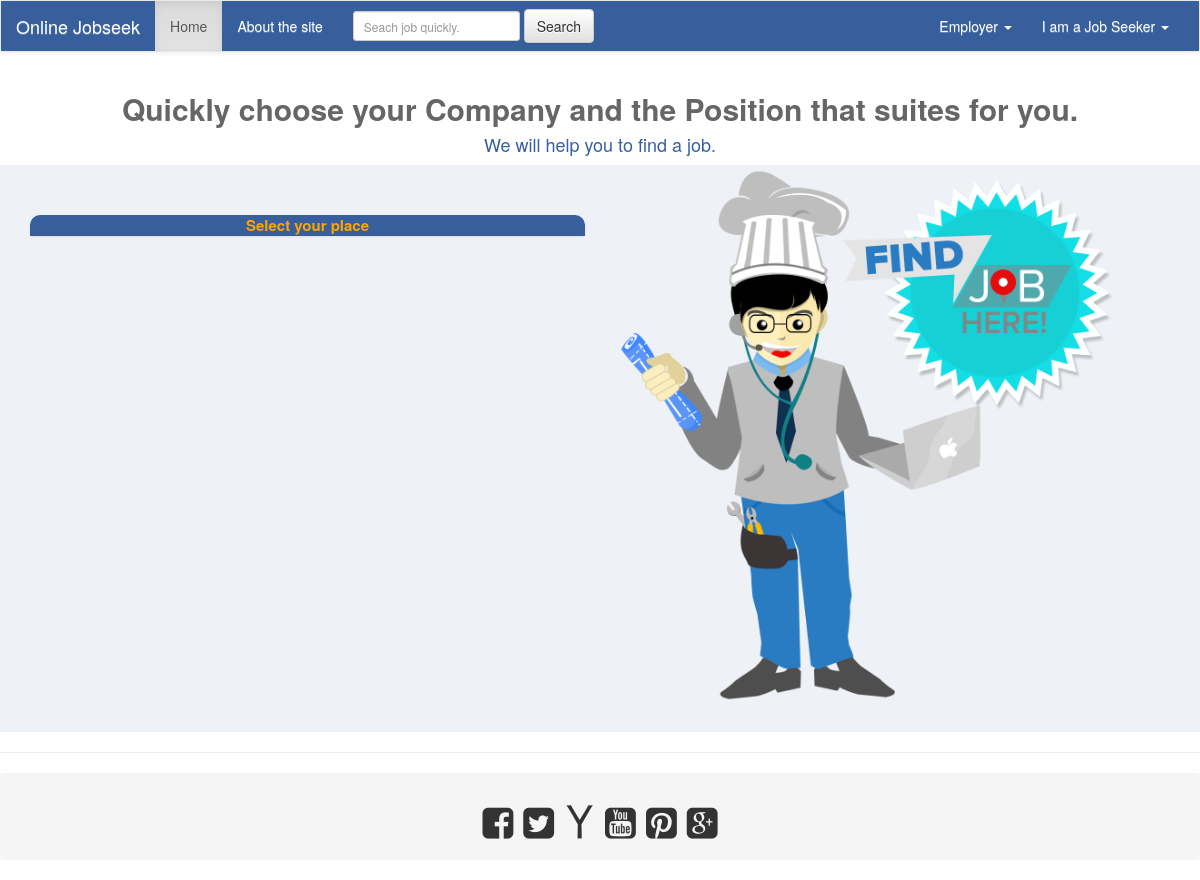
Before: / with the older database file.
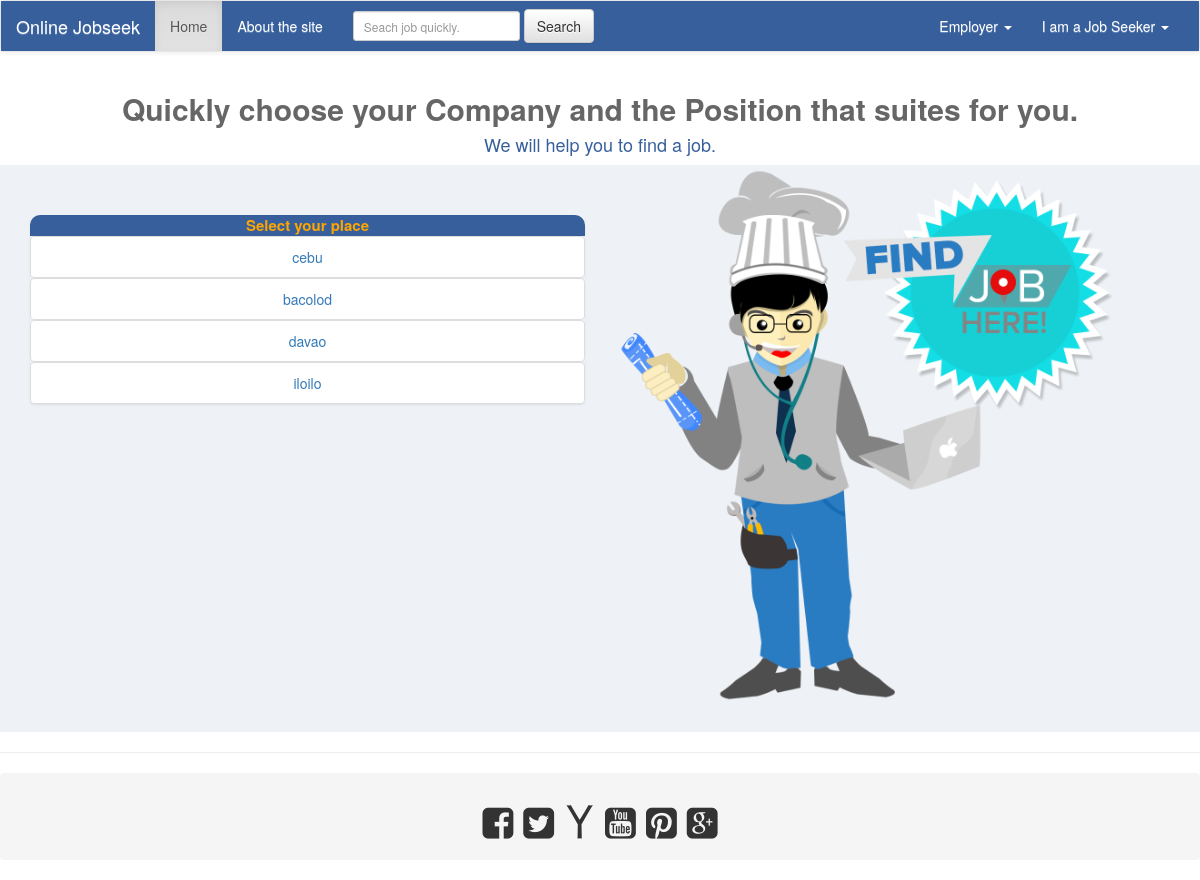
After: the same page with the newer database file.
### tables this page shows
CREATE TABLE IF NOT EXISTS `job_location` (
  `id` bigint(20) NOT NULL AUTO_INCREMENT,
  `location_name` varchar(50) DEFAULT NULL,
  `status_flag` tinyint(4) DEFAULT NULL,
  PRIMARY KEY (`id`)
);

### application/controllers/SiteMainHomepage.php (called while the page is built, shortened)
<?php
class SiteMainHomepage extends CI_Controller {
    public function index(){
        if ($this->session->has_userdata('employerId') &&
            $this->session->has_userdata('employerFirstname') &&
            $this->session->has_userdata('employerLastname') &&
            $this->session->has_userdata('employerToken')
            ) {
                $data['title'] = 'Employer Page';
                $this->load->view('visitor/employer_default/header',$data);
                $this->load->view('visitor/employer_default/top-menu');
                $data['employerCoins'] = $this->EmployerInfoModel->getCoins($this->session->userdata('employerId'));
                $this->load->view('visitor/employer_default/main-head',$data);
                $data['location'] = $this->LocationModel->getAllLocation();
                $this->load->view('visitor/employer_pages/index',$data);
                $this->load->view('visitor/employer_default/footer');
                $this->load->view('visitor/employer_modal/employer-about-posting-job');
        } else {
            $this->load->view('visitor/visitor_default_format/header');
            $this->load->view('visitor/visitor_default_format/top-menu');
            $this->load->view('visitor/visitor_default_format/main-head');
            $data['location'] = $this->LocationModel->getAllLocation();
            $this->load->view('visitor/visitor_pages/index',$data);
            $this->load->view('visitor/visitor_default_format/footer');
            $this->load->view('visitor/employer_modal/employer-login-modal');
        }
    }
}

### index.php (called while the page is built, shortened)
<?php
require_once BASEPATH.'core/CodeIgniter.php';

### application/models/LocationModel.php (called while the page is built)
<?php
class LocationModel extends CI_Model {
    public function getAllLocation(){
        $query = $this->db->get('job_location');
        return $query->result();
    }
}

### application/views/visitor/visitor_pages/index.php (the view)
<div style="background-color: #eef2f6;">
                <div class="container">
                <div class="row">
                    <div class="col-sm-6">
                        <div class="list-group text-center" style="margin-top: 50px;">
                            <div style="background-color: #365f9c; font-size: 15px; color:orange; font-weight: bold; border-radius: 10px 10px 0px 0px">
                                Select your place
                            </div>
                            <?php foreach($location as $row) { ?>
                            <a href="<?php echo base_url(); ?>index.php/ApplicantPageC/findJob/<?php echo $row->location_name; ?>">
                                <div class="list-group-item">
                                    <?php echo $row->location_name; ?>
                                </div>
                            </a>
                            <?php } ?>
                        </div>
                    </div>
                    <div class="col-sm-6">
                        <img src="<?php echo base_url();?>img/flat-icon.png" style="width:500px;margin-bottom: 20px;"/>
                    </div>
                </div>
                </div>
            </div>

### application/views/visitor/visitor_default_format/header.php (shortened to what this page needs)
<html xmlns="http://www.w3.org/1999/xhtml">
    <head>
        <link rel="stylesheet" href="<?php echo base_url(); ?>css/bootstrap.min.css"/>
        <link rel="stylesheet" href="<?php echo base_url(); ?>css/bootstrap-theme.min.css">
        <link href="font-awesome-4.2.0/css/font-awesome.min.css" rel="stylesheet" type="text/css">
    </head>
    <body>

### application/views/visitor/visitor_default_format/top-menu.php (shortened to what this page needs)
<nav class="navbar navbar-default" role="navigation">
  <div style="background-color: #365f9c;" class="container-fluid">
    <div class="navbar-header">
      <a class="navbar-brand" style="color: #fff;" href="#">Online Jobseek</a>
    </div>
    <div class="collapse navbar-collapse" id="bs-example-navbar-collapse-1">
      <ul class="nav navbar-nav">
        <li class="active"><a href="#">Home</a></li>
        <li><a href="#" style="color: #fff;" >About the site</a></li>
      </ul>
      <form class="navbar-form navbar-left" role="search">
        <div class="form-group input-group-sm">
          <input type="text" class="form-control" placeholder="Seach job quickly.">
        </div>
        <button type="submit" class="btn btn-default">Search</button>
      </form>
      <ul class="nav navbar-nav navbar-right">
        <li class="dropdown">
          <a href="#" class="dropdown-toggle" style="color: #fff;" data-toggle="dropdown">Employer <span class="caret"></span></a>
        </li>
        <li class="dropdown">
          <a href="#" class="dropdown-toggle" style="color: #fff;" data-toggle="dropdown">I am a Job Seeker <span class="caret"></span></a>
        </li>
      </ul>
    </div>
  </div>
</nav>

### application/views/visitor/visitor_default_format/main-head.php (shortened to what this page needs)
<div class="container-fluid" >
    <div style="">
        <h2 class="text-center" style="font-weight: bold; color: #666; ">
            Quickly choose your Company and the Position that suites for you.
        </h2>
        <h4 class="text-center" style="color: #365f9c;">
            We will help you to find a job.
        </h4>
    </div>
</div>

### application/views/visitor/visitor_default_format/footer.php
        <hr>
        <div class="breadcrumb">
            <div class="container">
                <h1 class="text-center">
                    <span class="fa fa-facebook-square"></span>
                    <span class="fa fa-twitter-square"></span>
                    <span class="fa fa-yahoo"></span>
                    <span class="fa fa-youtube-square"></span>
                    <span class="fa fa-pinterest-square"></span>
                    <span class="fa fa-google-plus-square"></span>
                </h1>
            </div>
        </div>
    </body>
</html>

Changed rows visible on the page:
added job_location: location_name "cebu"
added job_location: location_name "bacolod"
added job_location: location_name "davao"
added job_location: location_name "iloilo"
